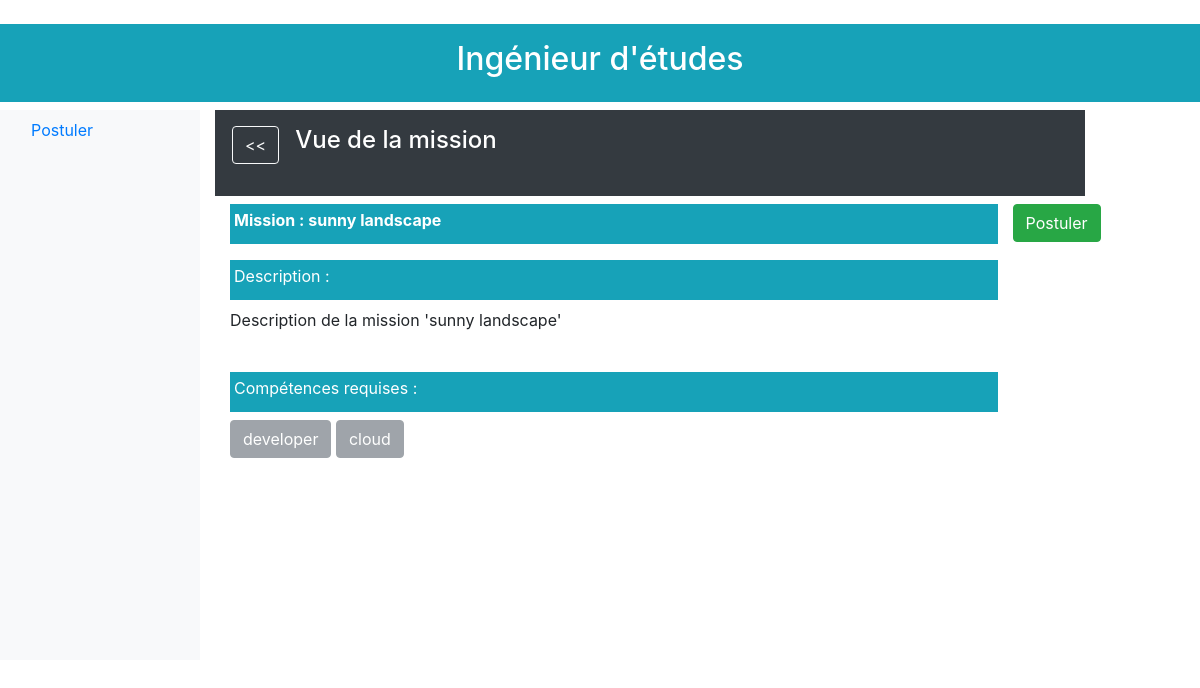
The page /1/etude/postuler/disponibles/vue/4/ on the database as committed earlier.
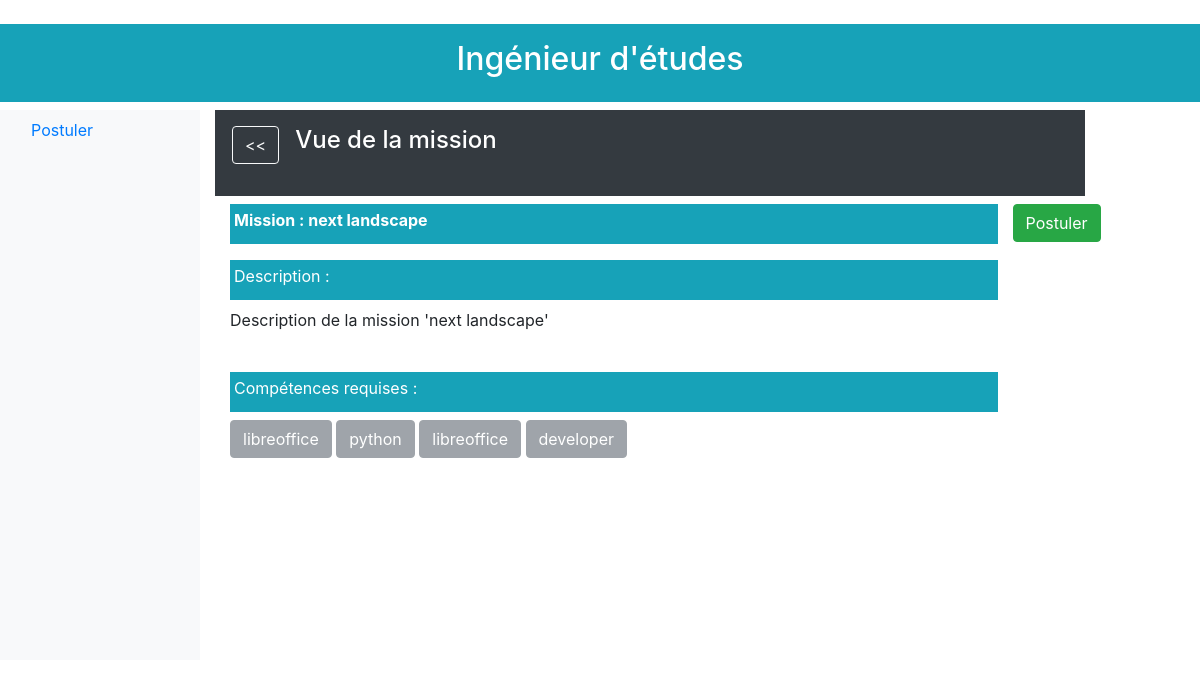
The same page on the database as committed later.
### database/models.py (models this page shows)
class Mission(db.Model):
    id = db.Column(db.Integer, primary_key=True)
    titre = db.Column(db.String(64), unique=True)
    description = db.Column(db.Text, unique=True)
    effectifs_max = db.Column(db.Integer)
    prix_vente = db.Column(db.Integer)
    statut = db.Column(db.Text)
    date_creation = db.Column(db.DateTime)
    responsable_id = db.Column(db.Integer, db.ForeignKey('ingenieur.id'))
    souhaits = db.relationship('Souhait', backref='mission', lazy='dynamic')
    besoins = db.relationship('Besoin', backref='mission', lazy='dynamic')
    affectations = db.relationship('Affectation', backref='mission', lazy='dynamic')

class Competence(db.Model):
    id = db.Column(db.Integer, primary_key=True)
    nom = db.Column(db.String(64), unique=True)
    certifications = db.relationship('Certification', backref='competence', lazy='dynamic')
    besoins = db.relationship('Besoin', backref='competence', lazy='dynamic')

### app.py (the view)
@app.route('/<id>/etude/postuler/<etat>/vue/<missionId>/')
def postuler_vue(id, missionId,etat):
    mission = get_mission_by_id(missionId)
    competences = get_competence_of_mission(missionId)
    if (etat == "disponibles"):
        dates = []
        enable = ""
    elif (etat == "enAttente"):
        dates = get_date_candidat_souhait(id,missionId)
        enable = "disabled"
    elif (etat == "enCours" or etat == "termine"):
        dates = get_date_fin_date_fin_affectation(id,missionId)
        enable = "disabled"
    else:
        error_page_404("tab doesn't exist")
    return render_template("homepage_etude_postuler_vue.html.jinja2"
                           , etat=etat
                           , id=id
                           , mission=mission
                           , competences=competences
                           , dates=dates
                           , enable=enable
                           )

### database/functions.py (called while the page is built)
def get_mission_by_id(mission_id):
    return Mission.query.filter_by(id=mission_id).first()

def get_competence_of_mission(mission_id):
    mission = get_mission_by_id(mission_id)
    compe_ids = [b.competence_id for b in list(mission.besoins)]
    compes = [Competence.query.filter_by(id=cid).first() for cid in compe_ids]
    return compes

### templates/homepage_etude_postuler_vue.html.jinja2 (shortened to what this page needs)
﻿{% extends "homepage_etude_postuler.html.jinja2" %}
{% block body %}
    <div class=" d-flex flex-column p-3 mb-2 bg-dark text-white size-6 font-weight-bold">
        <div class="row mb-3">
            <div class="mr-3 ml-1 ml-3">
                <button type="button" class="btn btn-outline-light"
                        onclick="location.href='/{{ id }}/etude/postuler/disponibles/';">&lt;&lt;
                </button>
            </div>
            <h4>Vue de la mission</h4>
        </div>
    </div>
    <div class="d-flex flex-column">
        <div class="d-flex flex-inline mb-2">
            <div class="col-md-11">
                <div class=" p-1 bg-info text-white size-6 font-weight-bold">
                    <label for="Name">Mission :</label>
                    <label class ="bg-info text-white size-6 font-weight-bold">{{ mission.titre }}</label>
                </div>
            </div>
            <div class="col-md-auto p-0">
                <button type="button" class="btn btn-success" {{ enable }}
                        onclick="location.href='/{{ id }}/etude/postuler/{{ etat }}/vue/{{ mission.id }}/edit/';">
                    Postuler
                </button>
            </div>
        </div>
            </div>
        <div class="d-flex flex-inline mb-2">
            <div class="mb-2 col-md-11">
                <div class="form-group">
                    <div class="p-1 mb-2 bg-info text-white size-6">
                        <label for="description">Description :</label>
                    </div>
                    <label>{{ mission.description }}</label>
                </div>
            </div>
        </div>
        <div class="d-flex flex-inline mb-2">
            <div class="mb-2 col-md-11">
                 <div class="p-1 bg-info text-white size-6 mb-2">
                    <label for="competences">Compétences requises :</label>
                 </div>
            {% for competence in competences %}
                <button type="button" class="btn btn-secondary" disabled>{{ competence.nom }}</button>
            {% endfor %}
        </div>
        </div>
{% endblock %}

Rows that differ between the two databases and show on the page:
no longer on this page (row unchanged): Competence: nom "cloud"
changed Mission: titre "sunny landscape" → "next landscape"; description "Description de la mission 'sunny landscape'" → "Description de la mission 'next landscape'"
now on this page (row unchanged): Competence: nom "libreoffice"
now on this page (row unchanged): Competence: nom "python"
